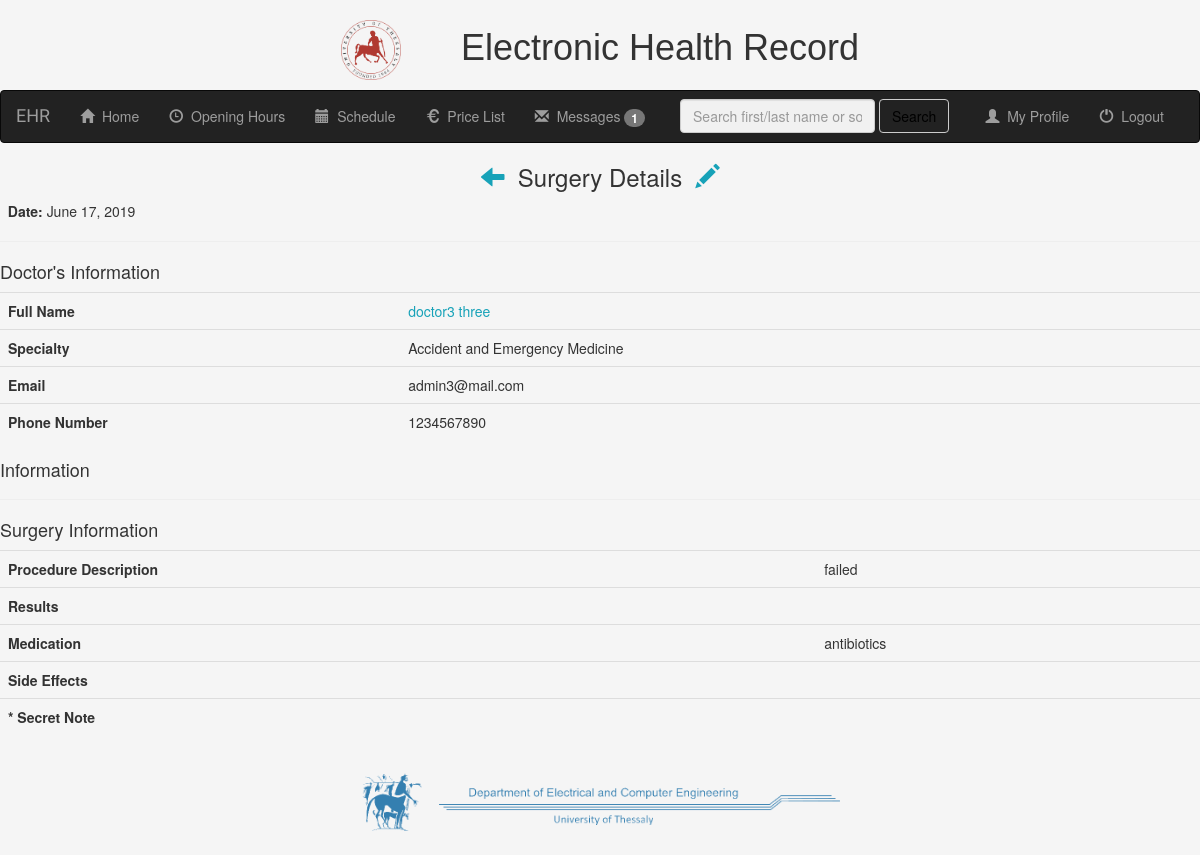
The app's page /mr/patient_details/surgery_detail/9/ (signed in) with its own data.
### mr/models.py (models this page shows, shortened)
class Surgery(models.Model):
    patient = models.ForeignKey(PatientProfile, on_delete=models.CASCADE)
    doctor = models.ForeignKey(UserProfile, on_delete=models.CASCADE)
    date = models.DateField(null=False, default=date.today)
    procedure_description = models.CharField(max_length=5000, blank=True)
    result_description = models.CharField(max_length=5000, blank=True)
    medication = models.CharField(max_length=500, blank=True)
    side_effects = models.CharField(max_length=1000, blank=True)
    secret_note = models.CharField(max_length=1000, blank=True)

class UserProfile(models.Model):
    user = models.OneToOneField(User, on_delete=models.CASCADE)
    specialties_list = (
        ('Accident_and_Emergency_Medicine', 'Accident and Emergency Medicine'),
        ('Allergiology', 'Allergiology'),
        ('Anesthetics', 'Anesthetics'),
        ('Cardiology', 'Cardiology'),
        ('Child_Psychiatry', 'Child Psychiatry'),
        ('Clinical_Biology', 'Clinical Biology'),
        ('Clinical_Chemistry', 'Clinical Chemistry'),
        ('Clinical_Neurophysiology', 'Clinical Neurophysiology'),
        ('Dental_Oral_Maxillo-facial_surgery', 'Dental, Oral and Maxillo-facial Surgery'),
        ('Dermato-Venereology', 'Dermato-Venereology'),
        ('Dermatology', 'Dermatology'),
        ('Endocrinology', 'Endocrinology'),
        ('Family_and_general_Medicine', 'Family and General Medicine'),
        ('Fictional_Medical_Specialist', 'Fictional Medical Specialist'),
        ('Gastro-enterologic_Surgery', 'Gastro-enterologic Surgery'),
        ('Gastroenterology', 'Gastroenterology'),
        ('General_Hematology', 'General Hematology'),
        ('General_Practice', 'General Practice'),
        ('General_Surgery', 'General Surgery'),
        ('Geriatrics', 'Geriatrics'),
        ('Immunology', 'Immunology'),
        ('Infectious_Diseases', 'Infectious Diseases'),
        ('Internal_Medicine', 'Internal Medicine'),
        ('Laboratory_Medicine', 'Laboratory Medicine'),
        ('Maxillo-facial_Surgery', 'Maxillo-facial Surgery'),
        ('Microbiology', 'Microbiology'),
        ('Nephrology', 'Nephrology'),
        ('Neuro-psychiatry', 'Neuro-psyciatry'),
        ('Neurosurgery', 'Neurosurgery'),
        ('Nuclear_Medicine', 'Nuclear Medicine'),
        ('Obstetrics_and_Gynecology', 'Obstetrics and Gynecology'),
        ('Occupational_Medicine', 'Occupational Medicine'),
        ('Opthalmology', 'Ophtalmology'),
        ('Orthopaedics', 'Orthopaedics'),
        ('Otorhinolaryngology', 'Otorhinolaryngology'),
        ('Paediatrics', 'Paediatrics'),
        ('Paediatrics_Surgery', 'Paediatrics Surgery'),
        ('Pathology', 'Pathology'),
        ('Physical_Medicine_and_Rehabilitation', 'Physical Medicine and Rehabilitation'),
        ('Plastic_Surgery', 'Plastic Surgery'),
        ('Pneumology', 'Pneumology'),
        ('Podiatric_Surgery', 'Podiatric Surgery'),
        ('Psychiatry', 'Psychiatry'),
        ('Public_health_and_Preventive_Medicine', 'Public Health and Preventive Medicine'),
        ('Radiation_Oncology', 'Radiation Oncology'),
        ('Respiratory_Medicine', 'Respiratory Medicine'),
        ('Rheumatogoly', 'Rheumatology'),
        ('Stomatology', 'Stomatology'),
        ('Thoragic_Surgery', 'Thoragic Surgery'),
        ('Tropical_Medicine', 'Tropical Medicine'),
        ('Urology', 'Urology'),
        ('Vascular_Surgery', 'Vascular Surgery'),
        ('Venereology', 'Venereology')
    )
    specialty = models.CharField(max_length=100, choices=specialties_list, default='General_Practice')
    city = models.CharField(max_length=50, blank=True)
    address = models.CharField(max_length=50, blank=True)
    phone = models.CharField(max_length=12, blank=True)

### mr/views.py (the view)
# urls.py: path('patient_details/surgery_detail/<int:pk>/', views.surgery_detail.as_view(), name='surgery_detail'),
class surgery_detail(generic.DetailView):
    model = Surgery
    template = 'mr/surgery_detail.html'
    def get_context_data(self, **kwargs):
        context = super(surgery_detail, self).get_context_data(**kwargs)
        context['received_messages'] = Message.objects.filter(receiver=self.request.user, was_read=False)
        return context

### mr/templates/mr/surgery_detail.html
{% extends 'mr/base.html' %}
{% block body_block %}
<h3 align="center"><a href="{% url 'mr:patient_details' surgery.patient.id %}"><span class="glyphicon glyphicon-arrow-left"></span></a>&nbsp; Surgery Details &nbsp;<a href="{% url 'mr:update_surgery' surgery.id %}"><span class="glyphicon glyphicon-pencil"></span></a></h3>
<strong>&nbsp; Date:</strong> {{ surgery.date }}
<hr>
<h4>Doctor's Information</h4>
    <table class="table">
        <tr>
            <th>Full Name</th>
            <td><a href="{% url 'mr:doctor_detail' surgery.doctor.id %}">{{ surgery.doctor.user.get_full_name }}</a></td>
        </tr>
        <tr>
            <th>Specialty</th>
            <td>{{ surgery.doctor.get_specialty_display }}</td>
        </tr>
        <tr>
            <th>Email</th>
            <td>{{ surgery.doctor.user.email }}</td>
        </tr>
        <tr>
            <th>Phone Number</th>
            <td>{{ surgery.doctor.phone }}</td>
        </tr>
    </table>
<h4>Information</h4>
<hr>
<h4>Surgery Information</h4>
<table class="table">
    <tr>
        <th>Procedure Description</th>
        <td>{{ surgery.procedure_description }}</td>
    </tr>
    <tr>
        <th>Results</th>
        <td>{{ surgery.result_description }}</td>
    </tr>
    <tr>
        <th>Medication</th>
        <td>{{ surgery.medication }}</td>
    </tr>
    <tr>
        <th>Side Effects</th>
        <td>{{ surgery.side_effects }}</td>
    </tr>
    <tr>
        <th>* Secret Note</th>
        <td>{{ surgery.secret_note }}</td>
    </tr>
</table>
{% endblock %}

### mr/static/mr/css/style.css (style rules this page uses)
body { background-color: whitesmoke; height: 90%; margin-bottom: 10%; }
a { color: #17a2b8; }

### records on screen
Surgery: date "June 17, 2019", doctor.user.get_full_name "doctor3 three", doctor.specialty "Accident and Emergency Medicine", doctor.user.email "admin3@mail.com", doctor.phone "1234567890", procedure_description "failed", medication "antibiotics"

### other values on screen
{{ received_messages.count }} "1"
